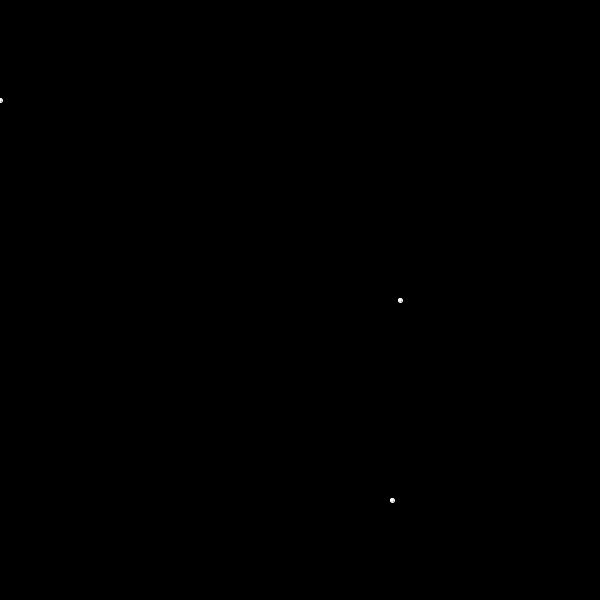
Frame 1 (no input)
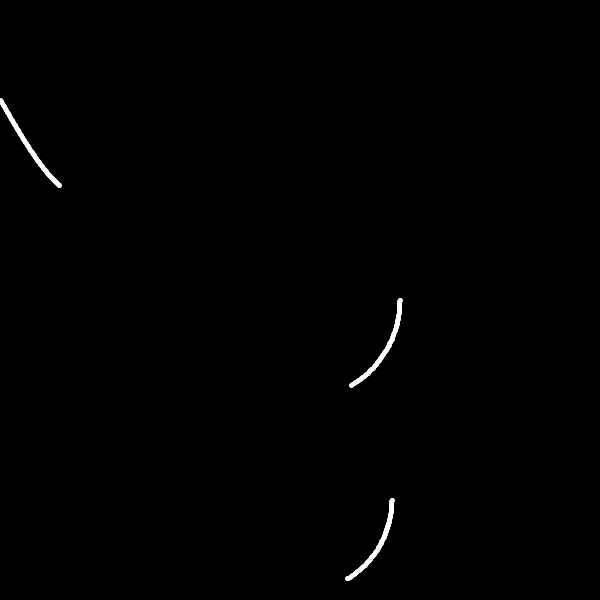
Frame 60 (the mouse pressed at the canvas centre just before this capture)
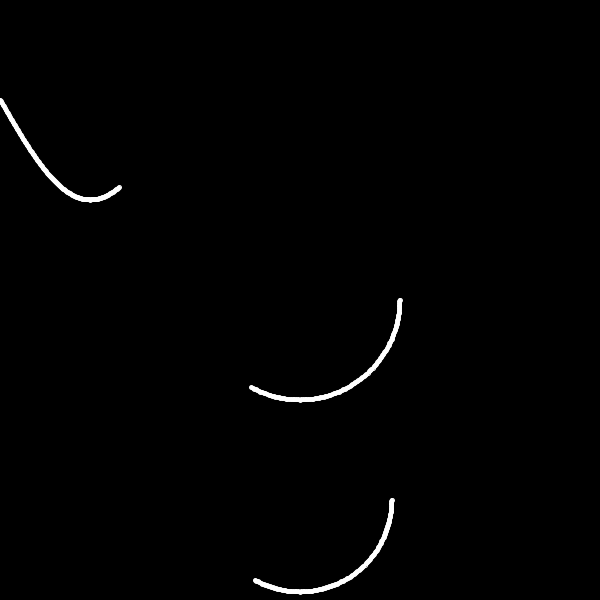
Frame 120 (the mouse held since frame 60 and released just before this capture)

The Processing sketch that drew these frames (run headless with seeded random() and noise(); from frame 60 on, the mouse is pressed at the canvas centre):

// Processing sketch: w10_graphs
// ── w10_graphs.pde
//All three "graphs" will use these variables
float y;
int angle; //The degree angle we will use for sin() and cos() functions.
int dotDiameter;//The size of the circle that will be graphing.

int sinAmplitude;
int circRadius;
int spiralRadius;

void setup() {
  size(600, 600);
  background(0);
  dotDiameter = 4;
  sinAmplitude = 100;
  circRadius = 100;
  spiralRadius = 100;
  angle = 0;
  stroke(255);
}//setup

void draw() {
  //background(0);
  //sin curve
  drawSinCurve(angle, sinAmplitude, sinAmplitude);
  //circle 
  drawCircle(angle, circRadius, width/2, sinAmplitude*2 + circRadius);
  if (angle % 360 == 0) {
  spiralRadius -= dotDiameter * 2;
  }
  //concentric circles
  drawCircle(angle, spiralRadius, width/2, sinAmplitude*2 + circRadius*3);
  angle++;
}//draw

void drawSinCurve(int degrees, int amplitude, int yOffset) { 
  float y = amplitude * sin( radians(angle) ) + yOffset;
  if (angle >= width) { 
    angle = 0; 
  } 
  circle(degrees % width, y, dotDiameter);
} 
void drawCircle(int degrees, int radius, int xOffset, int yOffset) {
  float x = radius * cos( radians(degrees) ) + xOffset;
  float y = radius * sin( radians(degrees) ) + yOffset;
  circle(x, y, dotDiameter);
} 
